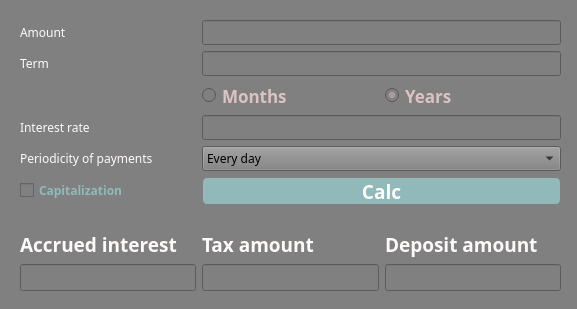
<?xml version="1.0" encoding="UTF-8"?>
<ui version="4.0">
 <class>Deposit</class>
 <widget class="QDialog" name="Deposit">
  <property name="geometry">
   <rect>
    <x>0</x>
    <y>0</y>
    <width>577</width>
    <height>309</height>
   </rect>
  </property>
  <property name="windowTitle">
   <string>Dialog</string>
  </property>
  <property name="styleSheet">
   <string notr="true">background-color:#808080;</string>
  </property>
  <widget class="QWidget" name="gridLayoutWidget">
   <property name="geometry">
    <rect>
     <x>10</x>
     <y>10</y>
     <width>561</width>
     <height>292</height>
    </rect>
   </property>
   <property name="font">
    <font>
     <family>PT Sans</family>
    </font>
   </property>
   <layout class="QGridLayout" name="gridLayout">
    <property name="sizeConstraint">
     <enum>QLayout::SetDefaultConstraint</enum>
    </property>
    <property name="leftMargin">
     <number>10</number>
    </property>
    <property name="topMargin">
     <number>10</number>
    </property>
    <property name="rightMargin">
     <number>10</number>
    </property>
    <property name="bottomMargin">
     <number>10</number>
    </property>
    <item row="3" column="0">
     <widget class="QLabel" name="interest">
      <property name="font">
       <font>
        <family>PT Sans</family>
       </font>
      </property>
      <property name="styleSheet">
       <string notr="true">color: #FFFAFA;</string>
      </property>
      <property name="text">
       <string>Interest rate</string>
      </property>
     </widget>
    </item>
    <item row="9" column="2">
     <widget class="QLabel" name="label_3">
      <property name="font">
       <font>
        <family>PT Sans</family>
        <pointsize>14</pointsize>
        <bold>true</bold>
       </font>
      </property>
      <property name="styleSheet">
       <string notr="true">color: #FFFAFA;</string>
      </property>
      <property name="text">
       <string>Deposit amount </string>
      </property>
     </widget>
    </item>
    <item row="0" column="1" colspan="2">
     <widget class="QLineEdit" name="amount_lineEdit">
      <property name="enabled">
       <bool>true</bool>
      </property>
      <property name="font">
       <font>
        <family>PT Sans</family>
       </font>
      </property>
     </widget>
    </item>
    <item row="2" column="2">
     <widget class="QRadioButton" name="years">
      <property name="font">
       <font>
        <family>PT Sans</family>
        <pointsize>13</pointsize>
        <bold>true</bold>
       </font>
      </property>
      <property name="styleSheet">
       <string notr="true">color:#DBC3C3</string>
      </property>
      <property name="text">
       <string>Years</string>
      </property>
      <property name="checked">
       <bool>true</bool>
      </property>
     </widget>
    </item>
    <item row="7" column="0">
     <widget class="QCheckBox" name="capitalization">
      <property name="font">
       <font>
        <family>PT Sans</family>
        <bold>true</bold>
       </font>
      </property>
      <property name="styleSheet">
       <string notr="true">color:#91b9ba;</string>
      </property>
      <property name="text">
       <string>Capitalization</string>
      </property>
     </widget>
    </item>
    <item row="2" column="1">
     <widget class="QRadioButton" name="months">
      <property name="sizePolicy">
       <sizepolicy hsizetype="Expanding" vsizetype="Fixed">
        <horstretch>0</horstretch>
        <verstretch>0</verstretch>
       </sizepolicy>
      </property>
      <property name="font">
       <font>
        <family>PT Sans</family>
        <pointsize>13</pointsize>
        <bold>true</bold>
       </font>
      </property>
      <property name="styleSheet">
       <string notr="true">color:#DBC3C3</string>
      </property>
      <property name="text">
       <string>Months</string>
      </property>
      <property name="checked">
       <bool>false</bool>
      </property>
     </widget>
    </item>
    <item row="9" column="1">
     <widget class="QLabel" name="label_2">
      <property name="font">
       <font>
        <family>PT Sans</family>
        <pointsize>14</pointsize>
        <bold>true</bold>
       </font>
      </property>
      <property name="styleSheet">
       <string notr="true">color: #FFFAFA;</string>
      </property>
      <property name="text">
       <string>Tax amount</string>
      </property>
     </widget>
    </item>
    <item row="3" column="1" colspan="2">
     <widget class="QLineEdit" name="interest_lineEdit">
      <property name="font">
       <font>
        <family>PT Sans</family>
       </font>
      </property>
     </widget>
    </item>
    <item row="4" column="0">
     <widget class="QLabel" name="periodicity">
      <property name="font">
       <font>
        <family>PT Sans</family>
       </font>
      </property>
      <property name="styleSheet">
       <string notr="true">color: #FFFAFA;</string>
      </property>
      <property name="text">
       <string>Periodicity of payments</string>
      </property>
     </widget>
    </item>
    <item row="0" column="0">
     <widget class="QLabel" name="amount">
      <property name="font">
       <font>
        <family>PT Sans</family>
       </font>
      </property>
      <property name="styleSheet">
       <string notr="true">color: #FFFAFA;</string>
      </property>
      <property name="text">
       <string>Amount</string>
      </property>
     </widget>
    </item>
    <item row="11" column="2">
     <widget class="QLineEdit" name="total">
      <property name="font">
       <font>
        <family>PT Sans</family>
        <pointsize>18</pointsize>
       </font>
      </property>
      <property name="readOnly">
       <bool>true</bool>
      </property>
     </widget>
    </item>
    <item row="4" column="1" colspan="2">
     <widget class="QComboBox" name="payment_type">
      <property name="font">
       <font>
        <family>PT Sans</family>
       </font>
      </property>
      <item>
       <property name="text">
        <string>Every day</string>
       </property>
      </item>
      <item>
       <property name="text">
        <string>Every week</string>
       </property>
      </item>
      <item>
       <property name="text">
        <string>Once a month</string>
       </property>
      </item>
      <item>
       <property name="text">
        <string>Once a quarter</string>
       </property>
      </item>
      <item>
       <property name="text">
        <string>Every six months</string>
       </property>
      </item>
      <item>
       <property name="text">
        <string>Once a year</string>
       </property>
      </item>
     </widget>
    </item>
    <item row="1" column="1" colspan="2">
     <widget class="QLineEdit" name="term_lineEdit">
      <property name="font">
       <font>
        <family>PT Sans</family>
       </font>
      </property>
     </widget>
    </item>
    <item row="11" column="1">
     <widget class="QLineEdit" name="tax">
      <property name="sizePolicy">
       <sizepolicy hsizetype="Preferred" vsizetype="Preferred">
        <horstretch>0</horstretch>
        <verstretch>0</verstretch>
       </sizepolicy>
      </property>
      <property name="font">
       <font>
        <family>PT Sans</family>
        <pointsize>18</pointsize>
       </font>
      </property>
      <property name="readOnly">
       <bool>true</bool>
      </property>
     </widget>
    </item>
    <item row="11" column="0">
     <widget class="QLineEdit" name="incom">
      <property name="font">
       <font>
        <family>PT Sans</family>
        <pointsize>18</pointsize>
       </font>
      </property>
      <property name="readOnly">
       <bool>true</bool>
      </property>
     </widget>
    </item>
    <item row="9" column="0">
     <widget class="QLabel" name="label">
      <property name="minimumSize">
       <size>
        <width>0</width>
        <height>0</height>
       </size>
      </property>
      <property name="maximumSize">
       <size>
        <width>16777215</width>
        <height>20</height>
       </size>
      </property>
      <property name="font">
       <font>
        <family>PT Sans</family>
        <pointsize>14</pointsize>
        <bold>true</bold>
       </font>
      </property>
      <property name="styleSheet">
       <string notr="true">color: #FFFAFA;</string>
      </property>
      <property name="text">
       <string>Accrued interest</string>
      </property>
     </widget>
    </item>
    <item row="1" column="0">
     <widget class="QLabel" name="term">
      <property name="font">
       <font>
        <family>PT Sans</family>
       </font>
      </property>
      <property name="styleSheet">
       <string notr="true">color: #FFFAFA;</string>
      </property>
      <property name="text">
       <string>Term</string>
      </property>
     </widget>
    </item>
    <item row="7" column="1" colspan="2">
     <widget class="QPushButton" name="Calc">
      <property name="enabled">
       <bool>true</bool>
      </property>
      <property name="font">
       <font>
        <family>PT Sans</family>
        <pointsize>14</pointsize>
        <bold>true</bold>
       </font>
      </property>
      <property name="styleSheet">
       <string notr="true">QPushButton{
background-color: #91b9ba;
border: 1px solid gray;
color: #FFFFFF;
border-radius: 5px;;
}
QPushButton:pressed{
background-color: #808080;
border: 1px solid gray;
color: #FFFFFF;
border-radius: 16px;
}

QPushButton:hover{
background-color: #808080;
border: 1px solid #DBC3C3;
color: #91b9ba;
border-radius: 7px;
}</string>
      </property>
      <property name="text">
       <string>Calc</string>
      </property>
     </widget>
    </item>
    <item row="8" column="0" colspan="3">
     <spacer name="horizontalSpacer">
      <property name="orientation">
       <enum>Qt::Horizontal</enum>
      </property>
      <property name="sizeHint" stdset="0">
       <size>
        <width>40</width>
        <height>20</height>
       </size>
      </property>
     </spacer>
    </item>
   </layout>
  </widget>
 </widget>
 <resources/>
 <connections/>
</ui>
